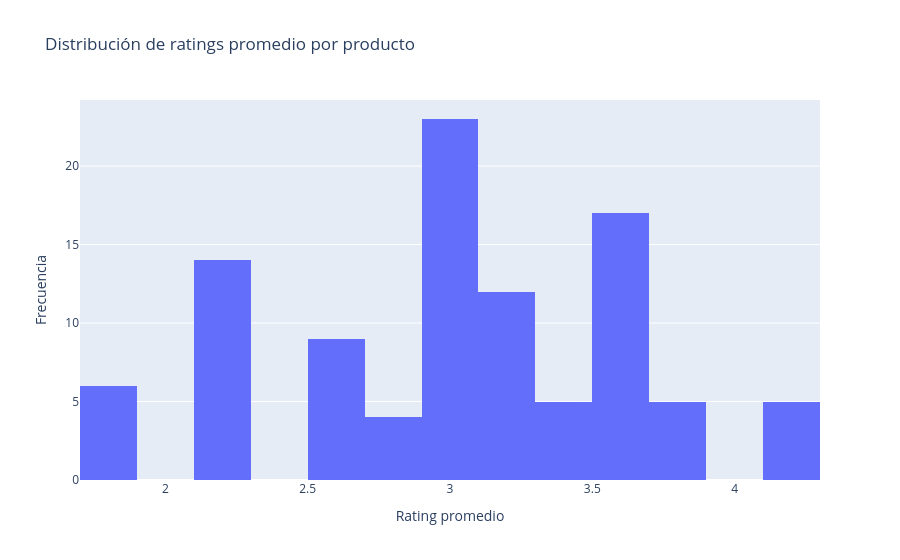

Write notebook code for a chart like this one.
### Code cell
fig = px.histogram(
    product_perf,
    x="avg_rating",
    nbins=20,
    title="Distribución de ratings promedio por producto"
)
fig.update_layout(xaxis_title="Rating promedio", yaxis_title="Frecuencia")
fig.show()

### Figure 1 — Plotly figure (JSON) as saved in the notebook; plotly's stock layout.template omitted (floating-point values rounded to 4 significant figures)
{"data": [{"bingroup": "x", "hovertemplate": "avg_rating=%{x}<br>count=%{y}<extra></extra>", "legendgroup": "", "marker": {"color": "#636efa", "pattern": {"shape": ""}}, "name": "", "nbinsx": 20, "orientation": "v", "showlegend": false, "type": "histogram", "x": [2.143, 2.143, 2.143, 1.833, 2.5, 2.143, 4.2, 3.571, 2.571, 3.5, 1.833, 3.571, 3.571, 3.2, 3.0, 3.0, 2.571, 3.4, 3.667, 2.571, 3.0, 3.0, 3.2, 3.0, 3.0, 3.5, 3.0, 2.143, 3.0, 3.0, 3.0, 2.75, 3.2, 2.75, 3.4, 2.143, 3.0, 3.4, 3.5, 3.4, 3.571, 2.143, 3.143, 3.667, 3.667, 3.0, 3.8, 2.143, 3.4, 3.8, 2.571, 3.0, 3.0, 4.2, 3.0, 3.143, 3.571, 2.143, 1.833, 3.0, 3.8, 2.571, 3.0, 3.143, 3.0, 3.2, 3.5, 2.143, 1.833, 3.0, 2.571, 2.143, 3.8, 3.143, 2.5, 2.143, 4.2, 2.571, 3.143, 3.667, 3.8, 3.143, 2.143, 3.0, 1.833, 3.571, 3.0, 4.2, 3.2, 2.75, 3.667, 3.0, 1.833, 3.571, 2.75, 3.143, 3.0, 2.143, 3.667, 4.2], "xaxis": "x", "yaxis": "y"}], "layout": {"barmode": "relative", "legend": {"tracegroupgap": 0}, "title": {"text": "Distribución de ratings promedio por producto"}, "xaxis": {"anchor": "y", "domain": [0, 1], "title": {"text": "Rating promedio"}}, "yaxis": {"anchor": "x", "domain": [0, 1], "title": {"text": "Frecuencia"}}}}
